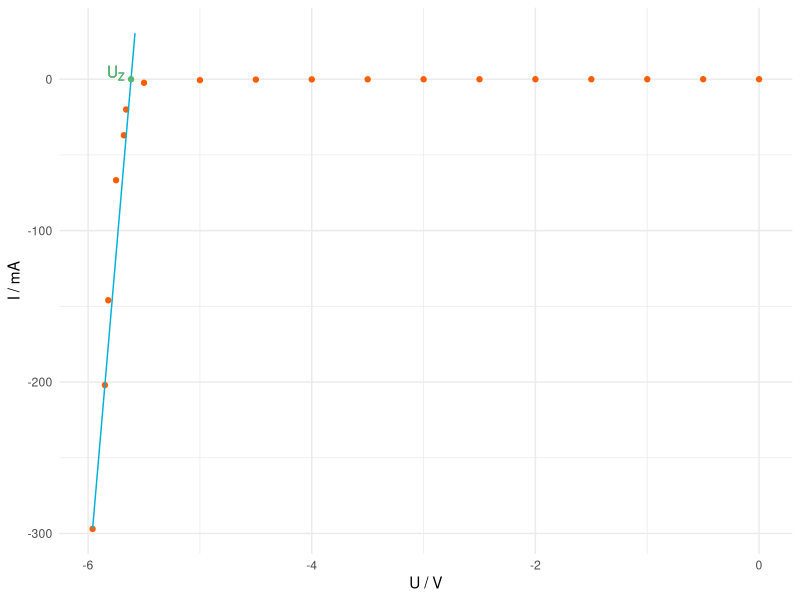

This chart was generated by the following R code:
library(ggplot2)

outputName = "2_3_widerstand.pdf"
outputWidth = 10
outputHeight = outputWidth * 0.618

#diodeDataFB <- read.csv("durchlassrichtung.csv")
diodeDataRB <- read.csv("sperrrichtung.csv")

xlabel <- "U / V"
ylabel <- "I / mA"

ylimimits <- c(min(diodeDataRB$I), 50*0.618)

U1 <- diodeDataRB$U[length(diodeDataRB$U)-1]
I1 <- diodeDataRB$I[length(diodeDataRB$I)-1]
I2 <- diodeDataRB$I[length(diodeDataRB$I)]
U2 <- diodeDataRB$U[length(diodeDataRB$U)]

gz <- (I2-I1)/(U2-U1)
n  <- I2 - U2 * gz

I_linear <- function(U) {
    gz * U + n
}

                                        #
hsBlue <- "#00b1db"
hsInvert <- "#ff5d02"
uzgreen <- "#59B574"

point <- data.frame(x = -5.616, y=0)

plot <- ggplot( data= diodeDataRB, aes(x = U, y = I)) +
    theme_minimal() +
    xlab(xlabel) +
    ylab(ylabel) +
    geom_point(color=hsInvert)+
    scale_y_continuous(limits=ylimimits)+
    stat_function(fun = I_linear, color = hsBlue, n=5000)+
    annotate("text", x = -5.75, y = 4, label=bquote("U"["Z"]), color = uzgreen)+
    geom_point(data = point, aes(x = x, y=y), col = uzgreen)

pdf(outputName, width = outputWidth, height = outputHeight)
plot

